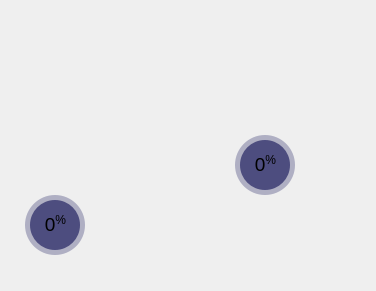
                      <widget class="QFrame" name="frame_3">
                       <property name="geometry">
                        <rect>
                         <x>12</x>
                         <y>42</y>
                         <width>376</width>
                         <height>291</height>
                        </rect>
                       </property>
                       <property name="maximumSize">
                        <size>
                         <width>600</width>
                         <height>16777215</height>
                        </size>
                       </property>
                       <property name="frameShape">
                        <enum>QFrame::NoFrame</enum>
                       </property>
                       <property name="frameShadow">
                        <enum>QFrame::Raised</enum>
                       </property>
                       <widget class="QLabel" name="label_18">
                        <property name="geometry">
                         <rect>
                          <x>100</x>
                          <y>0</y>
                          <width>181</width>
                          <height>231</height>
                         </rect>
                        </property>
                        <property name="text">
                         <string/>
                        </property>
                        <property name="pixmap">
                         <pixmap>images/thrustere.png</pixmap>
                        </property>
                        <property name="scaledContents">
                         <bool>true</bool>
                        </property>
                       </widget>
                       <widget class="QFrame" name="circularProgressBarBase_5">
                        <property name="geometry">
                         <rect>
                          <x>230</x>
                          <y>130</y>
                          <width>70</width>
                          <height>70</height>
                         </rect>
                        </property>
                        <widget class="QFrame" name="circularProgress_11">
                         <property name="geometry">
                          <rect>
                           <x>5</x>
                           <y>5</y>
                           <width>60</width>
                           <height>60</height>
                          </rect>
                         </property>
                         <property name="styleSheet">
                          <string notr="true">QFrame { border-radius: 30px; background-color: qconicalgradient(cx:0.5, cy:0.5, angle:90, stop:0.999 rgba(255, 0, 127, 0), stop:1.0 rgba(85, 170, 255, 255)); }</string>
                         </property>
                         <property name="frameShape">
                          <enum>QFrame::NoFrame</enum>
                         </property>
                         <property name="frameShadow">
                          <enum>QFrame::Raised</enum>
                         </property>
                        </widget>
                        <widget class="QFrame" name="circularBg_11">
                         <property name="geometry">
                          <rect>
                           <x>5</x>
                           <y>5</y>
                           <width>60</width>
                           <height>60</height>
                          </rect>
                         </property>
                         <property name="styleSheet">
                          <string notr="true">QFrame { border-radius: 30px; background-color: rgba(77, 77, 127, 100); }</string>
                         </property>
                         <property name="frameShape">
                          <enum>QFrame::NoFrame</enum>
                         </property>
                         <property name="frameShadow">
                          <enum>QFrame::Raised</enum>
                         </property>
                        </widget>
                        <widget class="QFrame" name="container_11">
                         <property name="geometry">
                          <rect>
                           <x>10</x>
                           <y>10</y>
                           <width>50</width>
                           <height>50</height>
                          </rect>
                         </property>
                         <property name="styleSheet">
                          <string notr="true">QFrame { border-radius: 25px; background-color: rgba(77, 77, 127, 255); }</string>
                         </property>
                         <property name="frameShape">
                          <enum>QFrame::StyledPanel</enum>
                         </property>
                         <property name="frameShadow">
                          <enum>QFrame::Raised</enum>
                         </property>
                         <widget class="QLabel" name="labelPercentage_13">
                          <property name="geometry">
                           <rect>
                            <x>10</x>
                            <y>13</y>
                            <width>31</width>
                            <height>21</height>
                           </rect>
                          </property>
                          <property name="font">
                           <font>
                            <family>Arial</family>
                            <pointsize>10</pointsize>
                           </font>
                          </property>
                          <property name="text">
                           <string>&lt;html&gt;&lt;head/&gt;&lt;body&gt;&lt;p&gt;&lt;span style=&quot; font-size:14pt;&quot;&gt;0&lt;/span&gt;&lt;span style=&quot; font-size:14pt; vertical-align:super;&quot;&gt;%&lt;/span&gt;&lt;/p&gt;&lt;/body&gt;&lt;/html&gt;</string>
                          </property>
                          <property name="scaledContents">
                           <bool>false</bool>
                          </property>
                          <property name="alignment">
                           <set>Qt::AlignCenter</set>
                          </property>
                          <property name="wordWrap">
                           <bool>false</bool>
                          </property>
                         </widget>
                        </widget>
                       </widget>
                       <widget class="QFrame" name="circularProgressBarBase_8">
                        <property name="geometry">
                         <rect>
                          <x>20</x>
                          <y>190</y>
                          <width>70</width>
                          <height>70</height>
                         </rect>
                        </property>
                        <widget class="QFrame" name="circularProgress_15">
                         <property name="geometry">
                          <rect>
                           <x>5</x>
                           <y>5</y>
                           <width>60</width>
                           <height>60</height>
                          </rect>
                         </property>
                         <property name="styleSheet">
                          <string notr="true">QFrame { border-radius: 30px; background-color: qconicalgradient(cx:0.5, cy:0.5, angle:90, stop:0.999 rgba(255, 0, 127, 0), stop:1.0 rgba(85, 170, 255, 255)); }</string>
                         </property>
                         <property name="frameShape">
                          <enum>QFrame::NoFrame</enum>
                         </property>
                         <property name="frameShadow">
                          <enum>QFrame::Raised</enum>
                         </property>
                        </widget>
                        <widget class="QFrame" name="circularBg_15">
                         <property name="geometry">
                          <rect>
                           <x>5</x>
                           <y>5</y>
                           <width>60</width>
                           <height>60</height>
                          </rect>
                         </property>
                         <property name="styleSheet">
                          <string notr="true">QFrame { border-radius: 30px; background-color: rgba(77, 77, 127, 100); }</string>
                         </property>
                         <property name="frameShape">
                          <enum>QFrame::NoFrame</enum>
                         </property>
                         <property name="frameShadow">
                          <enum>QFrame::Raised</enum>
                         </property>
                        </widget>
                        <widget class="QFrame" name="container_15">
                         <property name="geometry">
                          <rect>
                           <x>10</x>
                           <y>10</y>
                           <width>50</width>
                           <height>50</height>
                          </rect>
                         </property>
                         <property name="styleSheet">
                          <string notr="true">QFrame { border-radius: 25px; background-color: rgba(77, 77, 127, 255); }</string>
                         </property>
                         <property name="frameShape">
                          <enum>QFrame::StyledPanel</enum>
                         </property>
                         <property name="frameShadow">
                          <enum>QFrame::Raised</enum>
                         </property>
                         <widget class="QLabel" name="labelPercentage_17">
                          <property name="geometry">
                           <rect>
                            <x>10</x>
                            <y>13</y>
                            <width>31</width>
                            <height>21</height>
                           </rect>
                          </property>
                          <property name="font">
                           <font>
                            <family>Arial</family>
                            <pointsize>10</pointsize>
                           </font>
                          </property>
                          <property name="text">
                           <string>&lt;html&gt;&lt;head/&gt;&lt;body&gt;&lt;p&gt;&lt;span style=&quot; font-size:14pt;&quot;&gt;0&lt;/span&gt;&lt;span style=&quot; font-size:14pt; vertical-align:super;&quot;&gt;%&lt;/span&gt;&lt;/p&gt;&lt;/body&gt;&lt;/html&gt;</string>
                          </property>
                          <property name="scaledContents">
                           <bool>false</bool>
                          </property>
                          <property name="alignment">
                           <set>Qt::AlignCenter</set>
                          </property>
                          <property name="wordWrap">
                           <bool>false</bool>
                          </property>
                         </widget>
                        </widget>
                       </widget>
                      </widget>
